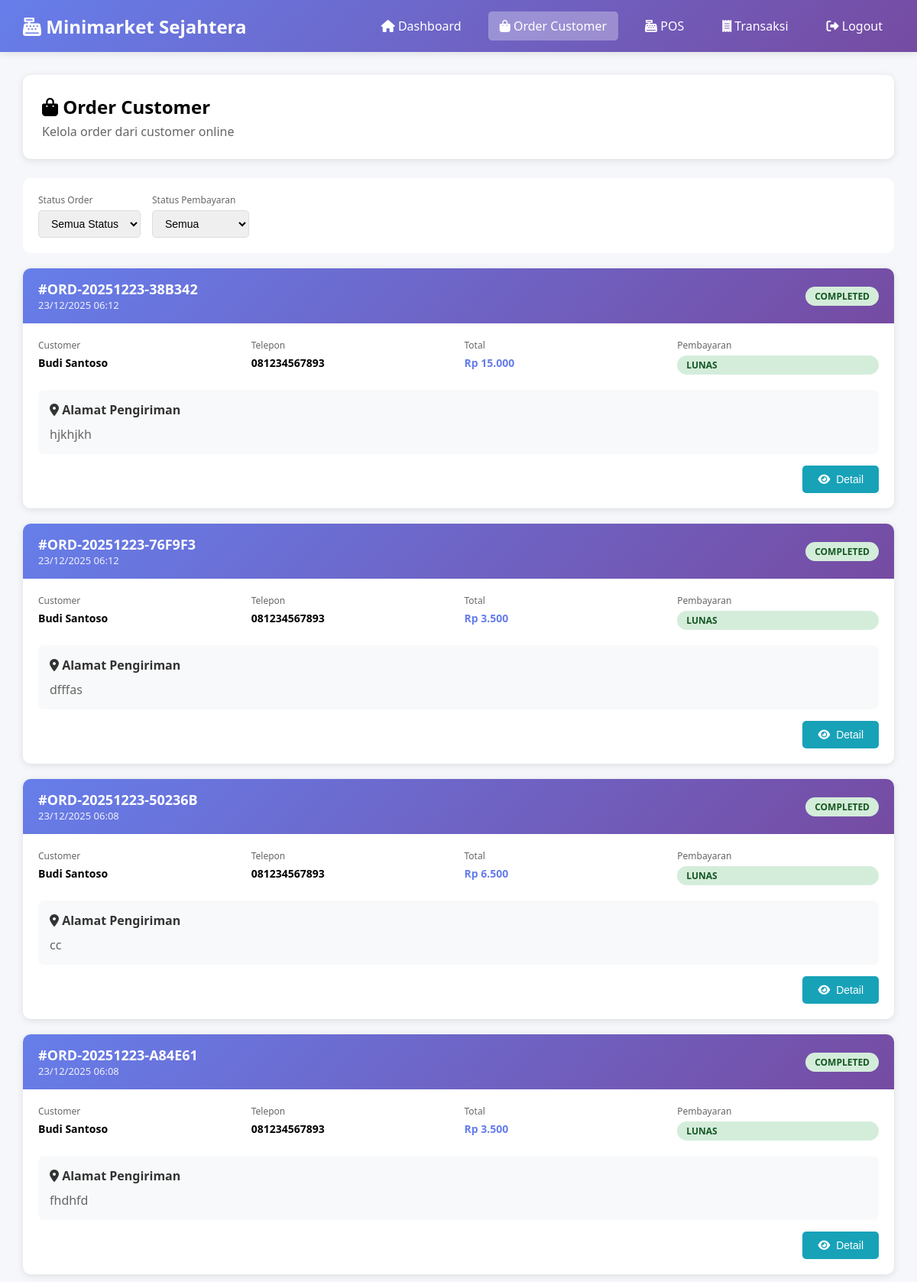
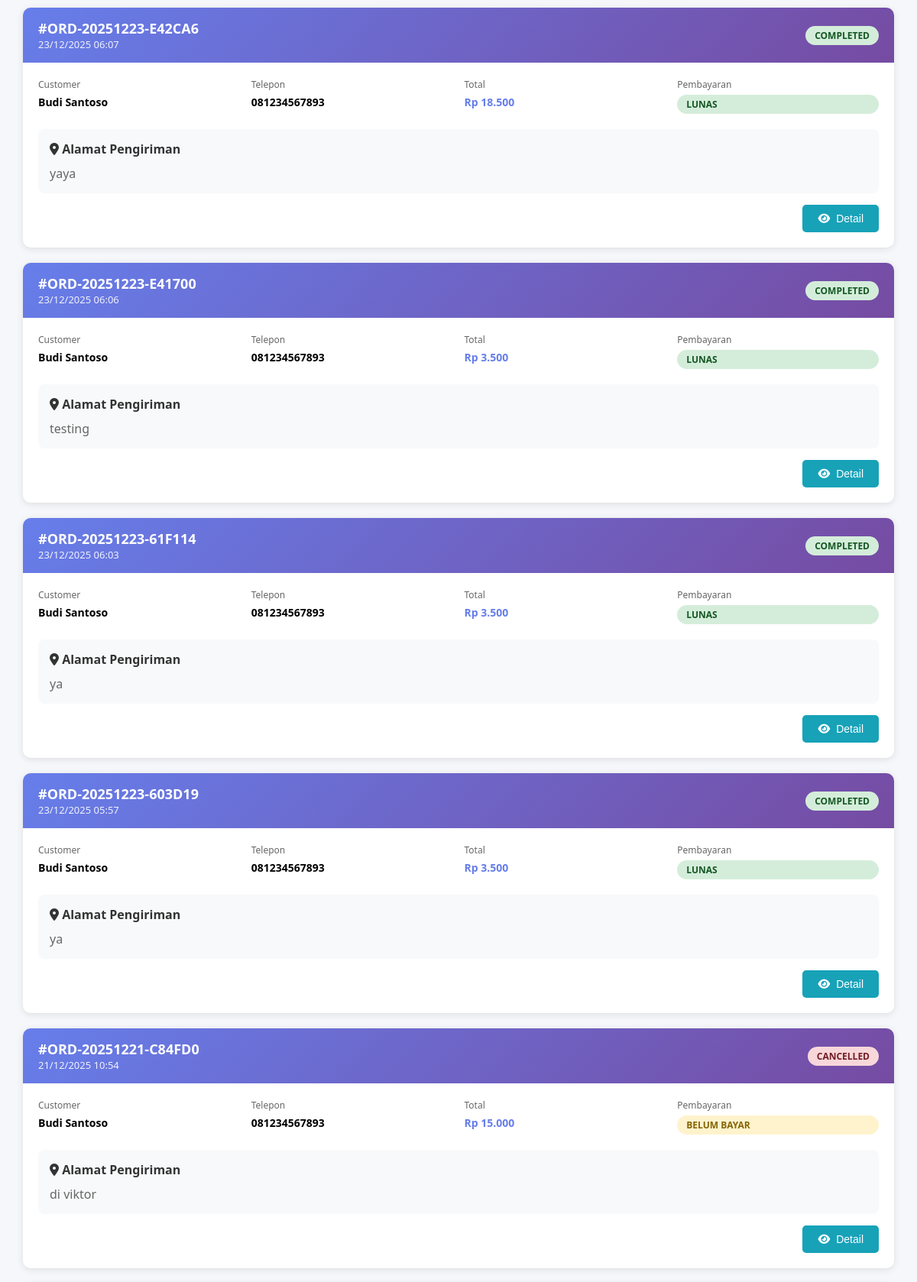
/kasir/orders.php (signed in, upper part), run on the app's committed database (2 pictures, top to bottom).
### tables this page shows
CREATE TABLE `orders` (
  `id` int(11) NOT NULL,
  `order_number` varchar(50) NOT NULL,
  `user_id` int(11) NOT NULL,
  `order_date` timestamp NOT NULL DEFAULT current_timestamp(),
  `total_amount` decimal(15,2) NOT NULL,
  `shipping_address` text DEFAULT NULL,
  `status` enum('pending','processing','ready','shipped','completed','cancelled') DEFAULT 'pending',
  `payment_status` enum('unpaid','paid','refunded') DEFAULT 'unpaid',
  `payment_method` enum('cod','transfer','ewallet','qris') DEFAULT 'cod',
  `notes` text DEFAULT NULL,
  `updated_at` timestamp NOT NULL DEFAULT current_timestamp() ON UPDATE current_timestamp()
);

CREATE TABLE `users` (
  `id` int(11) NOT NULL,
  `username` varchar(50) NOT NULL,
  `password` varchar(255) NOT NULL,
  `full_name` varchar(100) NOT NULL,
  `email` varchar(100) NOT NULL,
  `phone` varchar(20) DEFAULT NULL,
  `role` enum('admin','kasir','customer') NOT NULL,
  `address` text DEFAULT NULL,
  `photo` varchar(255) DEFAULT NULL,
  `status` enum('active','inactive') DEFAULT 'active',
  `created_at` timestamp NOT NULL DEFAULT current_timestamp(),
  `updated_at` timestamp NOT NULL DEFAULT current_timestamp() ON UPDATE current_timestamp()
);

### config.php (called while the page is built, shortened)
<?php
function formatRupiah($amount) {
    return "Rp " . number_format($amount, 0, ',', '.');
}
?>

### kasir/orders.php (the view, shortened to what this page needs)
<?php
require_once '../config.php';
$status_filter = isset($_GET['status']) ? $_GET['status'] : '';
$payment_filter = isset($_GET['payment']) ? $_GET['payment'] : '';
$where = "1=1";
$orders = $conn->query("SELECT o.*, u.full_name, u.phone FROM orders o LEFT JOIN users u ON o.user_id = u.id WHERE $where ORDER BY o.order_date DESC");
?>
<!DOCTYPE html>
<html lang="id">
<head>
    <link rel="stylesheet" href="https://cdnjs.cloudflare.com/ajax/libs/font-awesome/6.4.0/css/all.min.css">
</head>
<body>
    <div class="navbar">
        <div class="nav-container">
            <div class="nav-brand">
                <i class="fas fa-cash-register"></i> <?php echo SITE_NAME; ?>
            </div>
            <div class="nav-menu">
                <a href="index.php" class="nav-link">
                    <i class="fas fa-home"></i> Dashboard
                </a>
                <a href="orders.php" class="nav-link active">
                    <i class="fas fa-shopping-bag"></i> Order Customer
                </a>
                <a href="pos.php" class="nav-link">
                    <i class="fas fa-cash-register"></i> POS
                </a>
                <a href="transactions.php" class="nav-link">
                    <i class="fas fa-receipt"></i> Transaksi
                </a>
                <a href="../logout.php" class="nav-link">
                    <i class="fas fa-sign-out-alt"></i> Logout
                </a>
            </div>
        </div>
    </div>
    <div class="container">
        <div class="header">
            <div>
                <h2><i class="fas fa-shopping-bag"></i> Order Customer</h2>
                <p style="color: #666; margin-top: 5px;">Kelola order dari customer online</p>
            </div>
        </div>
        <div class="filters">
            <div class="filter-group">
                <label>Status Order</label>
                <select onchange="window.location.href='?status='+this.value+'&payment=<?php echo $payment_filter; ?>'">
                    <option value="">Semua Status</option>
                </select>
            </div>
            <div class="filter-group">
                <label>Status Pembayaran</label>
                <select onchange="window.location.href='?status=<?php echo $status_filter; ?>&payment='+this.value">
                    <option value="">Semua</option>
                </select>
            </div>
        </div>
        <div class="orders-grid">
            <?php if($orders->num_rows > 0): ?>
                <?php while($order = $orders->fetch_assoc()): ?>
                <div class="order-card">
                    <div class="order-header">
                        <div>
                            <div class="order-number">#<?php echo $order['order_number']; ?></div>
                            <div class="order-date"><?php echo date('d/m/Y H:i', strtotime($order['order_date'])); ?></div>
                        </div>
                        <div>
                            <span class="badge badge-<?php echo $order['status']; ?>">
                                <?php echo strtoupper($order['status']); ?>
                            </span>
                        </div>
                    </div>
                    <div class="order-body">
                        <div class="order-info">
                            <div class="info-item">
                                <span class="info-label">Customer</span>
                                <span class="info-value"><?php echo $order['full_name']; ?></span>
                            </div>
                            <div class="info-item">
                                <span class="info-label">Telepon</span>
                                <span class="info-value"><?php echo $order['phone']; ?></span>
                            </div>
                            <div class="info-item">
                                <span class="info-label">Total</span>
                                <span class="info-value" style="color: #667eea;"><?php echo formatRupiah($order['total_amount']); ?></span>
                            </div>
                            <div class="info-item">
                                <span class="info-label">Pembayaran</span>
                                <span class="badge badge-<?php echo $order['payment_status']; ?>">
                                    <?php echo $order['payment_status'] == 'paid' ? 'LUNAS' : 'BELUM BAYAR'; ?>
                                </span>
                            </div>
                        </div>
                        <?php if($order['shipping_address']): ?>
                        <div class="order-items">
                            <div class="item-header"><i class="fas fa-map-marker-alt"></i> Alamat Pengiriman</div>
                            <p style="margin: 0; color: #666;"><?php echo nl2br($order['shipping_address']); ?></p>
                        </div>
                        <?php endif; ?>
                        <div class="order-actions">
                            <button class="btn btn-info" onclick="viewDetails(<?php echo $order['id']; ?>)">
                                <i class="fas fa-eye"></i> Detail
                            </button>
                        </div>
                    </div>
                </div>
                <?php endwhile; ?>
            <?php endif; ?>
        </div>
    </div>
</body>
</html>

### kasir/orders.php (style rules this page uses)
* { margin: 0; padding: 0; box-sizing: border-box; }
body { font-family: 'Segoe UI', Tahoma, Geneva, Verdana, sans-serif; background: #f5f7fa; }
.navbar { background: linear-gradient(135deg, #667eea 0%, #764ba2 100%); color: white; padding: 15px 0; box-shadow: 0 2px 10px rgba(0,0,0,0.1); }
.nav-container { max-width: 1400px; margin: 0 auto; padding: 0 30px; display: flex; justify-content: space-between; align-items: center; }
.nav-brand { font-size: 24px; font-weight: bold; }
.nav-menu { display: flex; gap: 20px; }
.nav-link { color: white; text-decoration: none; padding: 8px 15px; border-radius: 5px; transition: 0.3s; }
.nav-link.active { background: rgba(255,255,255,0.3); }
.container { max-width: 1400px; margin: 30px auto; padding: 0 30px; }
.header { background: white; padding: 25px; border-radius: 10px; box-shadow: 0 2px 10px rgba(0,0,0,0.1); margin-bottom: 25px; display: flex; justify-content: space-between; align-items: center; }
.filters { background: white; padding: 20px; border-radius: 10px; margin-bottom: 20px; display: flex; gap: 15px; align-items: center; }
.filter-group { display: flex; flex-direction: column; gap: 5px; }
.filter-group label { font-size: 12px; color: #666; font-weight: 500; }
.filter-group select { padding: 8px 12px; border: 1px solid #ddd; border-radius: 5px; font-size: 14px; }
.orders-grid { display: grid; gap: 20px; }
.order-card { background: white; border-radius: 10px; box-shadow: 0 2px 10px rgba(0,0,0,0.1); overflow: hidden; }
.order-header { background: linear-gradient(135deg, #667eea 0%, #764ba2 100%); color: white; padding: 15px 20px; display: flex; justify-content: space-between; align-items: center; }
.order-number { font-size: 18px; font-weight: bold; }
.order-date { font-size: 13px; opacity: 0.9; }
.order-body { padding: 20px; }
.order-info { display: grid; grid-template-columns: repeat(auto-fit, minmax(200px, 1fr)); gap: 15px; margin-bottom: 20px; }
.info-item { display: flex; flex-direction: column; gap: 5px; }
.info-label { font-size: 12px; color: #666; font-weight: 500; }
.info-value { font-size: 14px; font-weight: 600; }
.badge { display: inline-block; padding: 4px 12px; border-radius: 15px; font-size: 12px; font-weight: 600; }
.badge-completed { background: #d4edda; color: #155724; }
.badge-cancelled { background: #f8d7da; color: #721c24; }
.badge-paid { background: #d4edda; color: #155724; }
.badge-unpaid { background: #fff3cd; color: #856404; }
.order-items { background: #f8f9fa; padding: 15px; border-radius: 8px; margin-bottom: 15px; }
.item-header { font-weight: 600; margin-bottom: 10px; color: #333; }
.order-actions { display: flex; gap: 10px; justify-content: flex-end; }
.btn { padding: 10px 20px; border: none; border-radius: 5px; cursor: pointer; font-size: 14px; text-decoration: none; display: inline-flex; align-items: center; gap: 8px; transition: 0.3s; }
.btn-info { background: #17a2b8; color: white; }

### data on the page
orders: order_number "ORD-20251223-38B342", order_date "23/12/2025 06:12", status "COMPLETED", user.full_name "Budi Santoso", user.phone "081234567893", total_amount "Rp 15.000", payment_status "LUNAS", shipping_address "hjkhjkh"
orders: order_number "ORD-20251223-76F9F3", order_date "23/12/2025 06:12", status "COMPLETED", user.full_name "Budi Santoso", user.phone "081234567893", total_amount "Rp 3.500", payment_status "LUNAS", shipping_address "dfffas"
orders: order_number "ORD-20251223-50236B", order_date "23/12/2025 06:08", status "COMPLETED", user.full_name "Budi Santoso", user.phone "081234567893", total_amount "Rp 6.500", payment_status "LUNAS", shipping_address "cc"
orders: order_number "ORD-20251223-A84E61", order_date "23/12/2025 06:08", status "COMPLETED", user.full_name "Budi Santoso", user.phone "081234567893", total_amount "Rp 3.500", payment_status "LUNAS", shipping_address "fhdhfd"
orders: order_number "ORD-20251223-E42CA6", order_date "23/12/2025 06:07", status "COMPLETED", user.full_name "Budi Santoso", user.phone "081234567893", total_amount "Rp 18.500", payment_status "LUNAS", shipping_address "yaya"
orders: order_number "ORD-20251223-E41700", order_date "23/12/2025 06:06", status "COMPLETED", user.full_name "Budi Santoso", user.phone "081234567893", total_amount "Rp 3.500", payment_status "LUNAS", shipping_address "testing"
orders: order_number "ORD-20251223-61F114", order_date "23/12/2025 06:03", status "COMPLETED", user.full_name "Budi Santoso", user.phone "081234567893", total_amount "Rp 3.500", payment_status "LUNAS", shipping_address "ya"
orders: order_number "ORD-20251223-603D19", order_date "23/12/2025 05:57", status "COMPLETED", user.full_name "Budi Santoso", user.phone "081234567893", total_amount "Rp 3.500", payment_status "LUNAS", shipping_address "ya"
orders: order_number "ORD-20251221-C84FD0", order_date "21/12/2025 10:54", status "CANCELLED", user.full_name "Budi Santoso", user.phone "081234567893", total_amount "Rp 15.000", payment_status "BELUM BAYAR", shipping_address "di viktor"

### other printed values
SITE_NAME "Minimarket Sejahtera"
